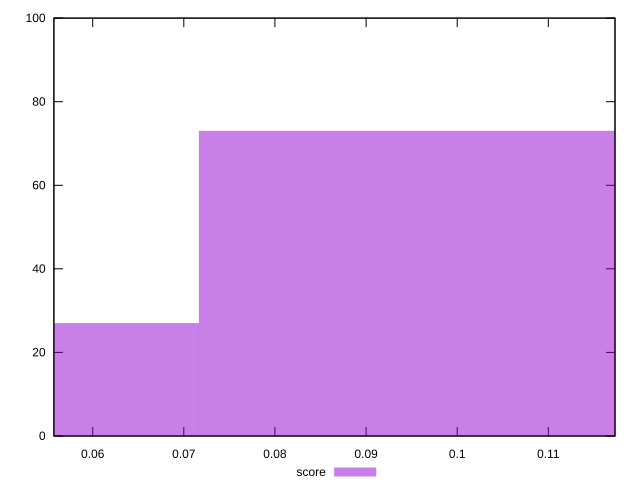

Source code (gnuplot):
reset
set terminal svg size 640, 490 enhanced background rgb 'white'
set output "reprap/largest-contentful-paint/samples/pages+cached+noexternal+nofonts/score/histogram.svg"

$score <<EOF
0.10875454820276041 73
0.054377274101380206 27
EOF

set key outside below
set boxwidth 0.054377274101380206
set yrange [0:100]
set style fill transparent solid 0.5 noborder

plot \
  $score title "score" with boxes, \


reset
